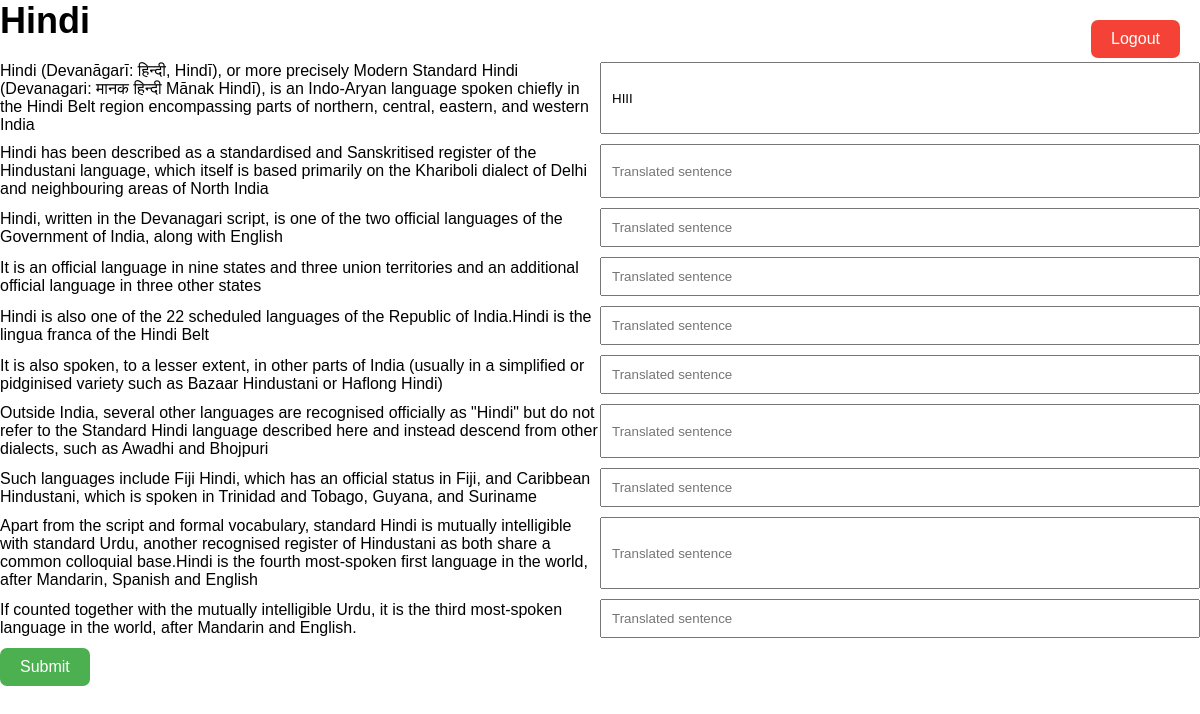
Screenshot of /sentences/1/ (signed in) with the database file from the repository.
### project/models.py (models this page shows)
class Project(models.Model):
    articleTitle = models.CharField(max_length=100)
    targetLanguage = models.CharField(max_length=100)
    annotator = models.CharField(max_length=100, default="kunal")

### sentence/models.py (models this page shows)
class Sentence(models.Model):
    projectId = models.ForeignKey(project, on_delete=models.CASCADE)
    sentenceId = models.IntegerField()
    originalSentence = models.CharField(max_length=500)
    translatedSentence = models.CharField(max_length=500, null=True)

### sentence/views.py (the view)
# urls.py: path('sentences/<int:projectId>/', sentence, name='sentences'),
@login_required
def sentence(request, projectId):
    p = pro.objects.get(id=projectId)
    groupsQ = request.user.groups.all()
    groups = set()
    for group in groupsQ:
        groups.add(group.name)
    if request.method == 'POST' and (p.annotator == request.user.username or "Manager" in groups):
        translations = json.loads(request.body)
        for translation in translations:
            originalSentence = translation['originalSentence']
            translatedSentence = translation['translatedSentence']
            sen = Sentence.objects.get(projectId=p, originalSentence=originalSentence)
            sen.translatedSentence = translatedSentence
            sen.save()
        return HttpResponseRedirect('/sentenceupdated')
    elif p.annotator == request.user.username or "Manager" in groups:
        project = pro.objects.get(id=projectId)
        sentences = Sentence.objects.filter(projectId=project)
        return render(request, 'sentences.html', {'sentences': sentences, 'project': project})
    else:
        return render(request, 'notAuthorised.html')

### templates/sentences.html (shortened to what this page needs)
<h1>{{ project.articleTitle }}</h1>
{% for sentence in sentences %}
    <div class="sentence">
        <p>{{ sentence.originalSentence }}</p>
        <input type="text" size="150" name="translatedSentence" placeholder="Translated sentence" value="{% if sentence.translatedSentence %}{{ sentence.translatedSentence }}{% endif %}" class="transliterate-input" onfocus="if (this.value=='None') this.value='';">
    </div>
{% endfor %}
<button id="submit-btn">Submit</button>
<a href="{% url 'logout' %}" class="logout-button">Logout</a>

### templates/sentences.html (style rules this page uses)
h1 { font-size: 36px; margin-bottom: 20px; }
.sentence { display: flex; flex-direction: row; align-items: center; margin-bottom: 10px; }
.sentence p { margin: 0; flex-basis: 50%; }
.sentence input { flex-basis: 50%; height: auto; align-self: stretch; box-sizing: border-box; padding: 10px; }
input { width: 100%; }
#submit-btn { background-color: #4CAF50; border: none; border-radius: 7px; color: white; cursor: pointer; font-size: 16px; padding: 10px 20px; text-align: center; text-decoration: none; }
.logout-button { position: absolute; top: 20px; right: 20px; background-color: #f44336; color: white; padding: 10px 20px; border-radius: 7px; text-decoration: none; font-size: 1rem; }

### rows the page displays
Project: articleTitle "Hindi"
Sentence: originalSentence "Hindi (Devanāgarī: हिन्दी, Hindī), or more precisely Modern Standard Hindi (Devanagari: मानक हिन्दी Mānak Hindī), is an Indo-Aryan language spoken chiefly in the Hindi Belt region encompassing parts of northern, central, eastern, and western India", translatedSentence "HIII"
Sentence: originalSentence "Hindi has been described as a standardised and Sanskritised register of the Hindustani language, which itself is based primarily on the Khariboli dialect of Delhi and neighbouring areas of North India"
Sentence: originalSentence "Hindi, written in the Devanagari script, is one of the two official languages of the Government of India, along with English"
Sentence: originalSentence "It is an official language in nine states and three union territories and an additional official language in three other states"
Sentence: originalSentence "Hindi is also one of the 22 scheduled languages of the Republic of India.Hindi is the lingua franca of the Hindi Belt"
Sentence: originalSentence "It is also spoken, to a lesser extent, in other parts of India (usually in a simplified or pidginised variety such as Bazaar Hindustani or Haflong Hindi)"
Sentence: originalSentence "Outside India, several other languages are recognised officially as \"Hindi\" but do not refer to the Standard Hindi language described here and instead descend from other dialects, such as Awadhi and Bhojpuri"
Sentence: originalSentence "Such languages include Fiji Hindi, which has an official status in Fiji, and Caribbean Hindustani, which is spoken in Trinidad and Tobago, Guyana, and Suriname"
Sentence: originalSentence "Apart from the script and formal vocabulary, standard Hindi is mutually intelligible with standard Urdu, another recognised register of Hindustani as both share a common colloquial base.Hindi is the fourth most-spoken first language in the world, after Mandarin, Spanish and English"
Sentence: originalSentence "If counted together with the mutually intelligible Urdu, it is the third most-spoken language in the world, after Mandarin and English."
